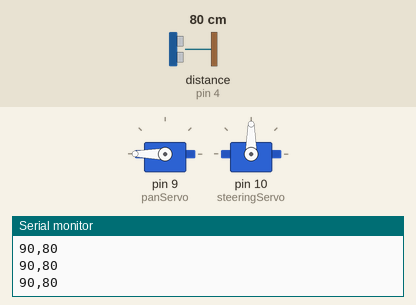
Recording of a sketch running on a simulated Arduino Uno, built with avr-gcc and run on an emulated ATmega328P. On the bench: 2 × servo, the last lines printed to the serial monitor. Wiring (inferred from the names in the program): ultrasonic range finder: trigger pin 2; echo pin 4. The test bench sets the inputs (shaded band); at power-on: distance to the obstacle (sensor on pin 4) 80 cm. The echo pulse lasts 58.3 µs per cm.

Above: at 1.2 s.
1.3 s: distance to the obstacle (sensor on pin 4) set to 250 cm
At 2.1 s:
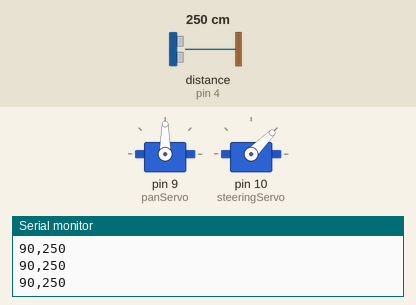
3.0 s: distance to the obstacle (sensor on pin 4) set to 155 cm
4.5 s: distance to the obstacle (sensor on pin 4) set to 148 cm
At 4.9 s:
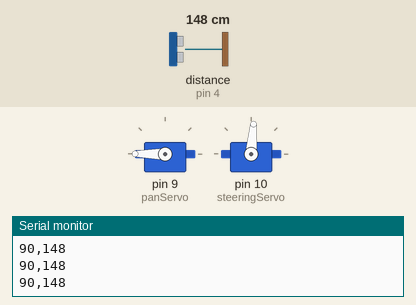
7.5 s: distance to the obstacle (sensor on pin 4) set to 87 cm
At 7.77 s:
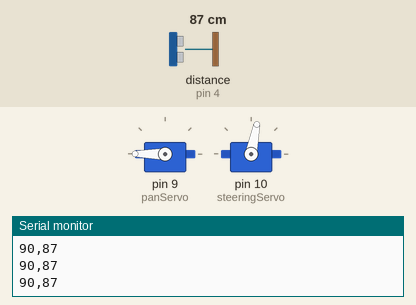
10.5 s: distance to the obstacle (sensor on pin 4) set to 2 cm
13.5 s: distance to the obstacle (sensor on pin 4) set to 299 cm
At 15.0 s:
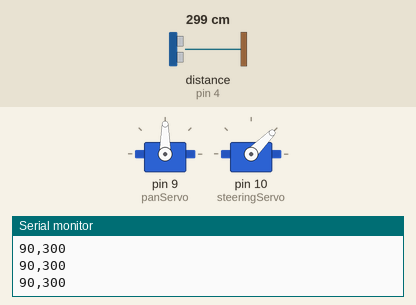
Timing chart, 0 to 16.2 s (numbered marks = the images above; inputs shaded):
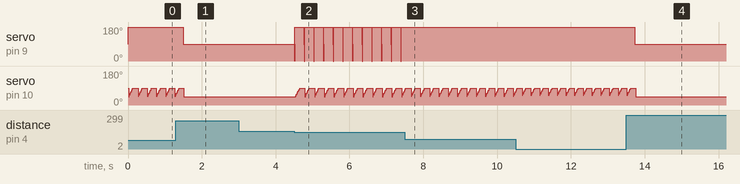

Measured:
- the behaviour switches between 151 and 150 cm on distance to the obstacle (sensor on pin 4) (found by bisection; images 1 and 2)
- after the input at 1.3 s, servo on pin 9 (panServo): 180° → 90° after 0.20 s instead of 1.7 s; servo on pin 10 (steeringServo): goes on until 1.5 s, then stays 45°
- after the input at 4.5 s, servo on pin 9 (panServo): 90° → 0° at once, then repeats every 0.26 s: 180° 0.24 s, 90° 0.01 s, 0° 0.01 s; servo on pin 10 (steeringServo): ramps from 45° to 90° and jumps back, once every 0.26 s
- after the input at 7.5 s, servo on pin 9 (panServo): stops changing and stays 180°
- after the input at 13.5 s, servo on pin 9 (panServo): 180° → 90° after 0.23 s
- by itself, servo on pin 10 (steeringServo): ramps from 45° to 90° and jumps back, once every 0.25 s

The sketch:

AutonomousCarVeryBasic.ino
```cpp
/** Code By Christian Strommen
 *
 *  Pin Connections:
 *  Pan servo signal wire: digital port 9
 *  Ultrasonic sensor trig wire: digital port 2
 *  Ultrasonic sensor echo pin: digital port 4
 *  Steering servo signal wire: digital port 10
 *
 */

#include <Servo.h>

Servo panServo;
Servo steeringServo;

//variables

int pos = 90;
const int trigPin = 2;
const int echoPin = 4;
long duration, cm;
int dis0, dis45, dis90, dis135, dis180;

//adjustable variables

const int panDelay = 10;
int turnDis = 150; //cm
int steeringPos = 45;
int steeringSpeed = 2;
const int steeringDelay = 5;
const int steeringCenter = 45;

//ultrasonic conversions

long microsecondsToInches(long microseconds)
{
  return microseconds / 74 / 2;
}
long microsecondsToCentimeters(long microseconds)
{
  return microseconds / 29 / 2;
}


void setup() {
  panServo.attach(9);
  steeringServo.attach(10);
  Serial.begin(9600); //serial communication to PC
}


void loop() {

  panServo.write(90);

  pinMode(trigPin, OUTPUT);
  digitalWrite(trigPin, LOW);
  delayMicroseconds(2);
  digitalWrite(trigPin, HIGH);
  delayMicroseconds(10);
  digitalWrite(trigPin, LOW);
  pinMode(echoPin, INPUT);
  duration = pulseIn(echoPin, HIGH);
  dis90 = microsecondsToCentimeters(duration);
  Serial.print(pos);
  Serial.print(",");
  Serial.print(dis90);
  Serial.println();

    if (dis90 <= turnDis) {

      panServo.write(0); //checking to the right

      pinMode(trigPin, OUTPUT);
      digitalWrite(trigPin, LOW);
      delayMicroseconds(2);
      digitalWrite(trigPin, HIGH);
      delayMicroseconds(10);
      digitalWrite(trigPin, LOW);
      pinMode(echoPin, INPUT);
      duration = pulseIn(echoPin, HIGH);
      dis0 = microsecondsToCentimeters(duration);
      Serial.print(pos);
      Serial.print(",");
      Serial.print(dis0);
      Serial.println();

      panServo.write(180); //checking to the left

      pinMode(trigPin, OUTPUT);
      digitalWrite(trigPin, LOW);
      delayMicroseconds(2);
      digitalWrite(trigPin, HIGH);
      delayMicroseconds(10);
      digitalWrite(trigPin, LOW);
      pinMode(echoPin, INPUT);
      duration = pulseIn(echoPin, HIGH);
      dis180 = microsecondsToCentimeters(duration);
      Serial.print(pos);
      Serial.print(",");
      Serial.print(dis180);
      Serial.println();

      if (dis0 >= dis180) {
        for (steeringPos = 45; steeringPos <=90; steeringPos += steeringSpeed) {
          steeringServo.write(steeringPos);
          delay(steeringDelay);
        }
        for (steeringPos = 90; steeringPos >=45; steeringPos -= steeringSpeed){
          steeringServo.write(90);
          delay(steeringDelay);
        }
      }
      if (dis0 < dis180) {
         for (steeringPos = 45; steeringPos >=0; steeringPos -= steeringSpeed) {
          steeringServo.write(steeringPos);
          delay(steeringDelay);
        }
        for (steeringPos = 0; steeringPos <=45; steeringPos += steeringSpeed){
          steeringServo.write(steeringPos);
          delay(steeringDelay);
        }
      }
   }
   if (dis90 > turnDis) {
    steeringServo.write(steeringCenter);
   }
}
```
